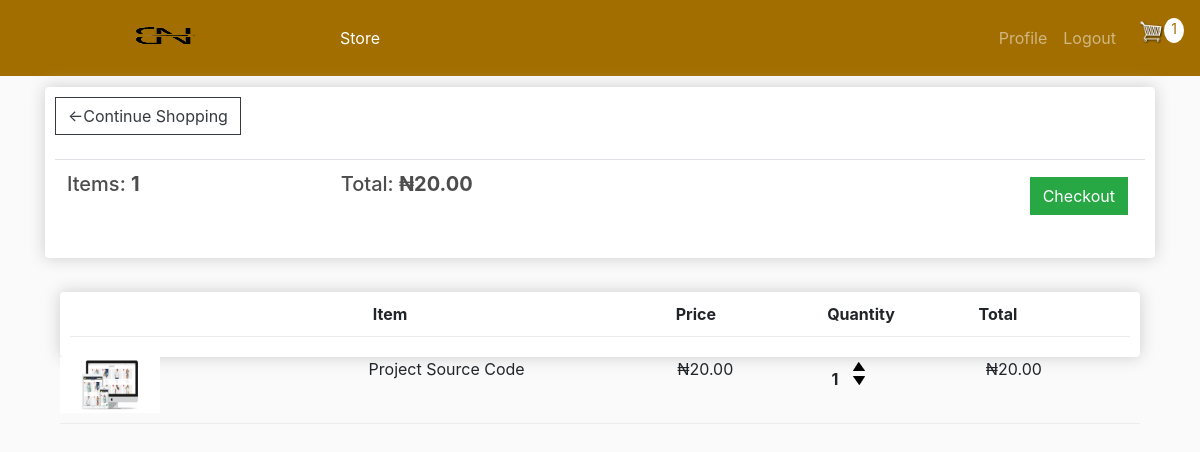
The app's page /cart/ (signed in) with its own data.
### store/models.py (models this page shows, shortened)
class Order(models.Model):
    customer = models.ForeignKey(Customer, on_delete=models.SET_NULL,null=True,blank=True)
    date_ordered= models.DateTimeField(auto_now_add=True)
    complete= models.BooleanField(default=False,null=True,blank=False)
    transaction_id = models.CharField(max_length=200,null=True)
    @property
    def get_cart_total(self):
        orderitems = self.orderitem_set.all()
        total = sum([item.get_total for item in orderitems])
        return total
    @property
    def get_cart_items(self):
        orderitems = self.orderitem_set.all()
        total = sum([item.quantity for item in orderitems])
        return total

class OrderItem(models.Model):
    product = models.ForeignKey(Product, on_delete=models.SET_NULL,null=True,blank=True)
    order = models.ForeignKey(Order, on_delete=models.SET_NULL,null=True,blank=True)
    quantity = models.IntegerField(default=0,null=True,blank=True)
    date_added = models.DateTimeField(auto_now_add=True)
    @property
    def get_total(self):
        total = self.product.price * self.quantity
        return total

class Product(models.Model):
    name= models.CharField(max_length=200, null=True)
    price = models.DecimalField(max_digits=10,decimal_places=2)
    digital= models.BooleanField(default=False,null=True,blank=False)
    image = models.ImageField(null=True,blank=True)
    @property
    def imageUrl(self):
        try:
            url = self.image.url
        except:
            url = ''
        return url

### store/views.py (the view)
# urls.py: path('cart/',views.cart, name='cart'),
def cart(request):
    data = cartData(request)
    cartItems = data['cartItems']
    order = data['order']
    items = data['items']
    context = {'items':items, 'order':order,"cartItems":cartItems}
    return render(request, 'store/cart.html', context)

### store/utils.py (called while the page is built, shortened)
def cartData(request):
    if request.user.is_authenticated:
        customer = request.user.customer
        order, created = Order.objects.get_or_create(customer=customer,complete=False)
        items = order.orderitem_set.all()
        cartItems = order.get_cart_items
    return {'cartItems': cartItems, 'order': order, 'items': items }

### store/templates/store/cart.html
{% extends "store/main.html" %}
{% load static %}
{% block content %}
<div class="row">
    <div class="col-lg-12">
        <div class="box-element">
            <a class="btn btn-outline-dark" href="{% url 'store' %}"> &#x2190;Continue Shopping</a>
            <br>
            <br>
            <table class="table">
                <tr>
                    <th><h5>Items: <strong>{{order.get_cart_items}}</strong></h5></th>
                    <th><h5>Total: <strong>&#8358;{{order.get_cart_total|floatformat:2}}</strong></h5></th>
                    <th>
                        <a style="float:right; margin:5px;"class="btn btn-success" href="{% url 'checkout' %}">Checkout</a>
                    </th>
                </tr>
            </table>
        </div>
        <br>
        <div class="col-lg-12">
            <div class="box-element">
                <div class="cart-row">
                    <div style="flex:2"></div>
                    <div style="flex:2"><strong>Item</strong></div>
                    <div style="flex:1"><strong>Price</strong></div>
                    <div style="flex:1"><strong>Quantity</strong></div>
                    <div style="flex:1"><strong>Total</strong></div>
                </div>
            </div>
            {% for item in items %}
            <div class="cart-row">
                <div style="flex:2"><img class="row-image" src="{{item.product.imageUrl}}" alt=""></div>
                <div style="flex:2">{{item.product.name}}</div>
                <div style="flex:1">&#8358;{{item.product.price|floatformat:2}}</div>
                <div style="flex:1">
                    <p class="quantity">{{item.quantity}}</p>
                    <div class="quantity">
                        <img data-product="{{item.product.id}}" data-action="add" class="chg-quantity update-cart" src="{% static 'images/arrow-up.png' %}" alt="">
                        <img data-product="{{item.product.id}}" data-action="remove" class="chg-quantity update-cart" src="{% static 'images/arrow-down.png' %}" alt="">
                    </div>
                </div>
                <div style="flex:1">&#8358;{{item.get_total|floatformat:2}}</div>
            </div>
            {% endfor %}
    </div>
</div>
{% endblock content %}

### static/css/main.css (style rules this page uses)
body { background-color: hsl(0, 0%, 98%); }
h1,h2,h3,h4,h5,h6 { color:hsl(0, 0%, 30%); }
.box-element { box-shadow:hsl(0, 0%, 80%) 0 0 16px; background-color: #fff; border-radius: 4px; padding: 10px; }
.col-lg-4, .col-lg-6, .col-lg-8, .col-lg-12 { margin-top: 10px; }
.btn { border-radius: 0; }
.row-image { width: 100px; }
.cart-row { display: flex; align-items: flex-stretch; padding-bottom: 10px; margin-bottom: 10px; border-bottom: 1px solid #ececec; }
.quantity { display: inline-block; font-weight: 700; padding-right:10px; }
.chg-quantity { width: 12px; cursor: pointer; display: block; margin-top: 5px; transition:.1s; }

### records on screen
Order: get_cart_items "1", get_cart_total "20.00"
OrderItem: product.imageUrl (picture), product.name "Project Source Code", product.price "20.00", quantity "1", get_total "20.00"

### other values on screen
{{ cartItems }} "1"
